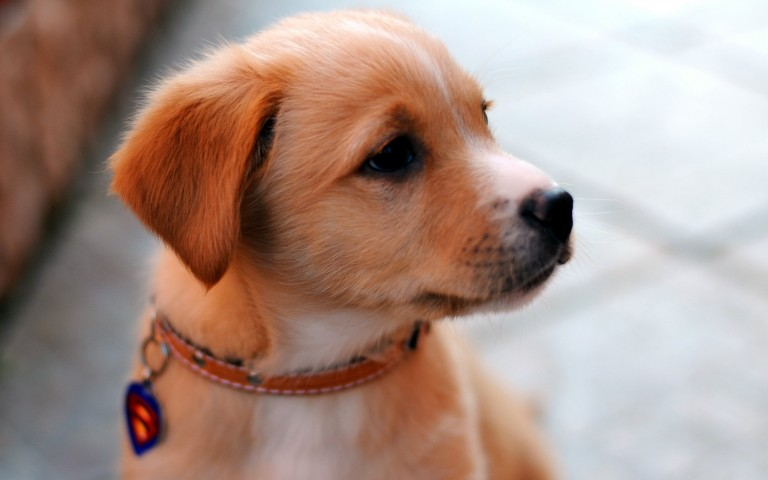
#> input picture images/dog.jpg, 768 x 480 px, found by its file name
$ python pencil_sketch.py
#> lines starting #> are read from the running program, lines starting #| are printed output that depends on the picture
import cv2
import matplotlib.pyplot as plt
from pathlib import Path

def convert_to_sketch(image_path):
    """Convert an image at the given path to pencil sketch"""
    # Read image
    img = cv2.imread(image_path)
#> img is the input picture: shape (480, 768, 3); mean B, G, R 134.8, 145.1, 169.5
    if img is None:
        raise FileNotFoundError(f"Image not found at: {image_path}")

    # Convert to sketch
    gray = cv2.cvtColor(img, cv2.COLOR_BGR2GRAY)
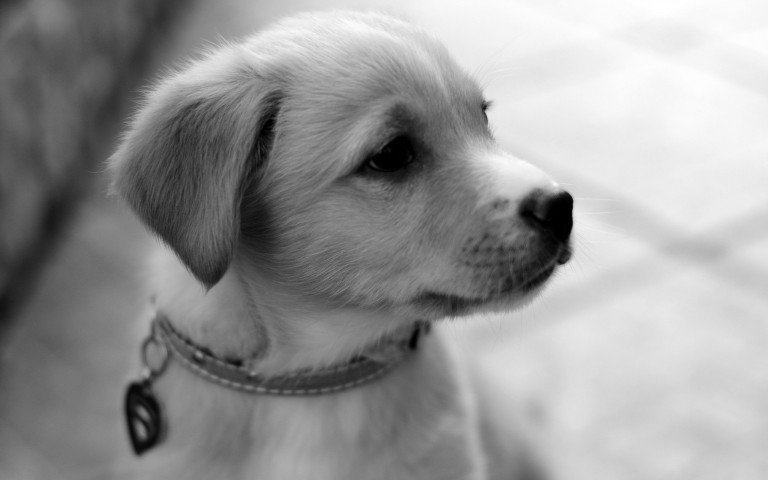
#> gray: shape (480, 768); min 0, max 255, mean 151.2
    inverted = 255 - gray
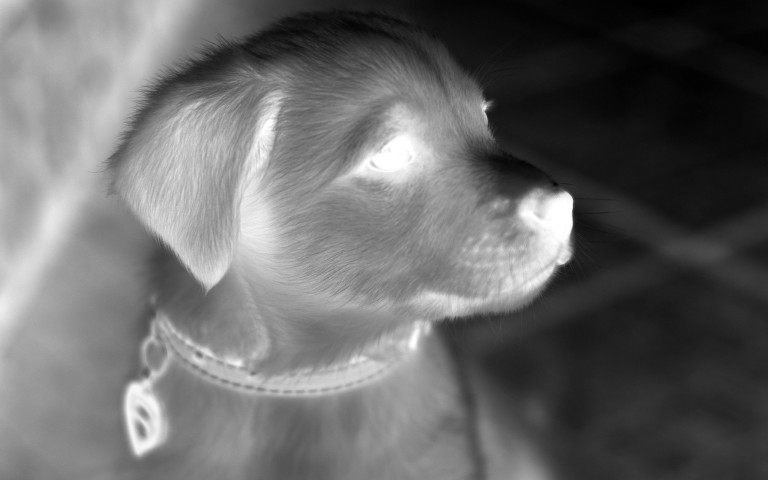
#> inverted: shape (480, 768); min 0, max 255, mean 103.8
    blurred = cv2.GaussianBlur(inverted, (21, 21), 0)
    sketch = cv2.divide(gray, 255 - blurred, scale=256)
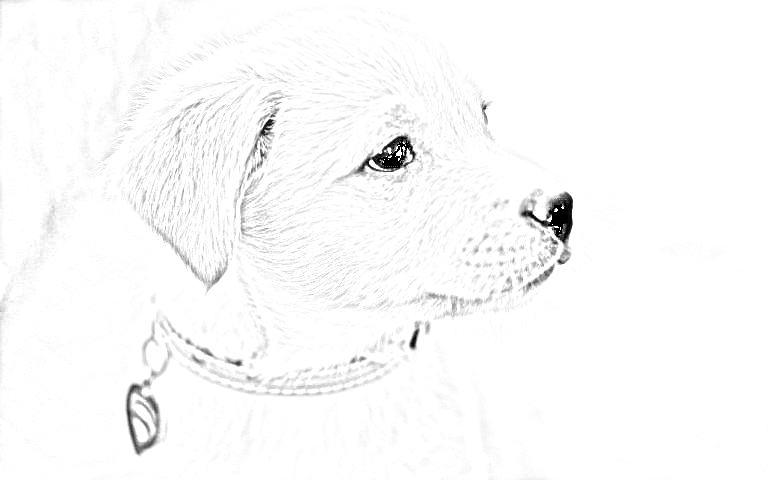
#> sketch: shape (480, 768); min 0, max 255, mean 250.2

    return sketch

if __name__ == "__main__":
    # Use raw string for Windows paths
    input_path = r"C:\dataprojects\pencil-sketch-project\images\dog.jpg"
    output_path = r"C:\dataprojects\pencil-sketch-project\images\dog_sketch.jpg"

    try:
        # Process image
        sketch = convert_to_sketch(input_path)

        # Display comparison
        plt.figure(figsize=(10, 5))
        plt.subplot(1, 2, 1)
        plt.imshow(cv2.cvtColor(cv2.imread(input_path), cv2.COLOR_BGR2RGB))
        plt.title('Original Image')
        plt.axis('off')

        plt.subplot(1, 2, 2)
        plt.imshow(sketch, cmap='gray')
        plt.title('Pencil Sketch')
        plt.axis('off')

        plt.show()
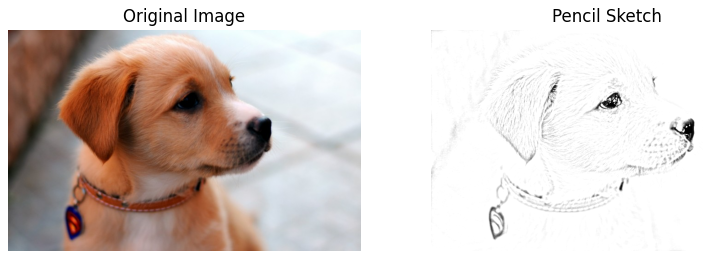
#> figure drawn by matplotlib, 2 panels

        # Save output
        cv2.imwrite(output_path, sketch)
        print(f"Sketch saved to: {output_path}")

    except Exception as e:
        print(f"Error: {str(e)}")
        print("Please verify:")
        print(f"1. The file exists at {input_path}")
        print("2. You have write permissions to the output directory")
